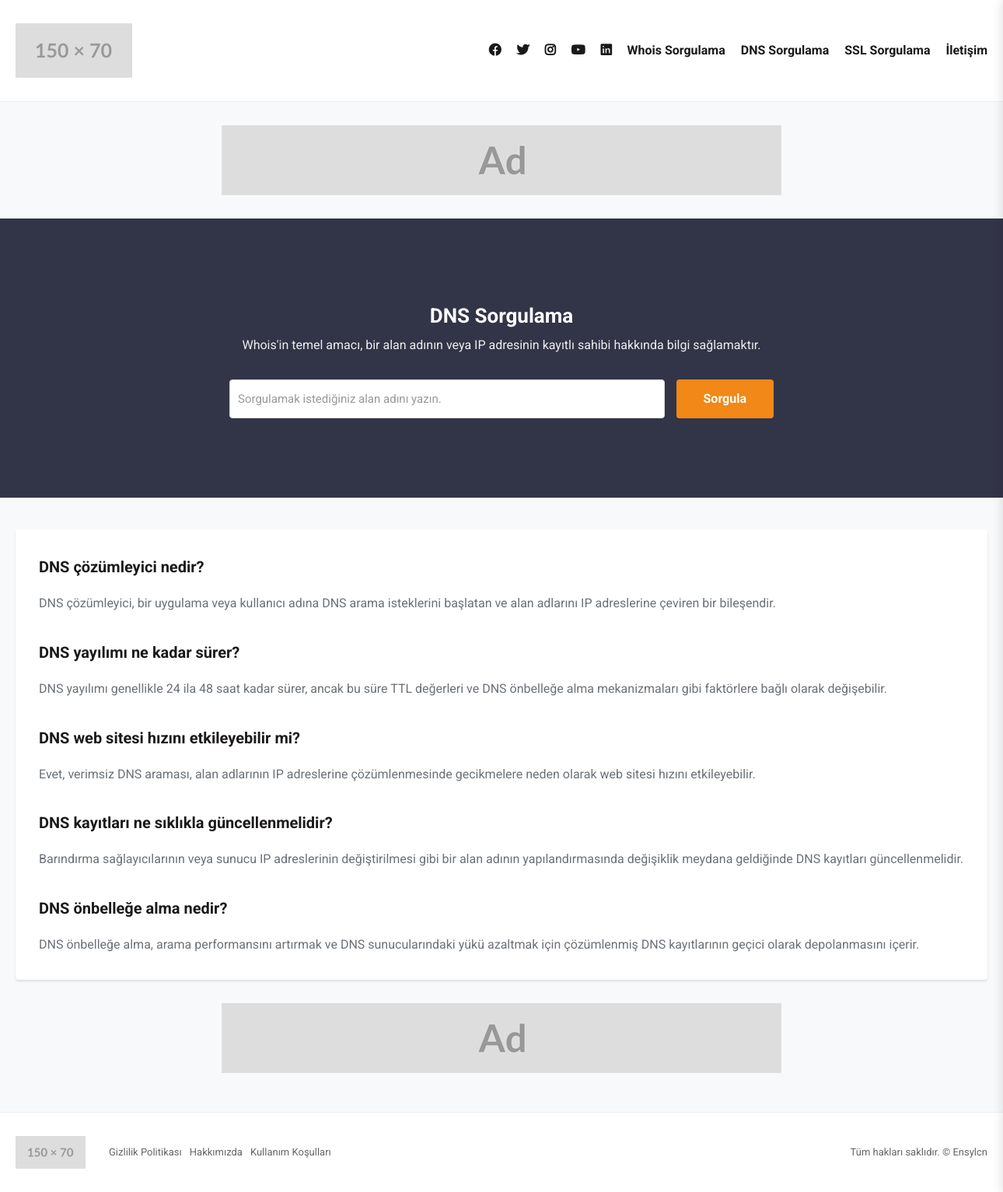
The app's page /dns with its own data.
### tables this page shows
CREATE TABLE `settings` (
  `id` int(11) NOT NULL,
  `settings_name` mediumtext NOT NULL,
  `settings_value` mediumtext NOT NULL
);

CREATE TABLE `pages` (
  `id` int(11) NOT NULL,
  `title` text NOT NULL,
  `description` text NOT NULL,
  `status` tinyint(1) NOT NULL,
  `link` text NOT NULL
);

### _class/class.php (called while the page is built, shortened)
<?php
class PIA {
	static $pdo = null;
	static $charset = 'UTF8';
	static $last_stmt = null;
	public static function instance(){
		return
		self::$pdo == null ?
		self::init() :
		self::$pdo;
	}
	public static function init(){
		self::$pdo = new PDO('mysql:host=' . MYSQL_HOST .';dbname=' . MYSQL_DB,	MYSQL_USER,	MYSQL_PASS	);
		self::$pdo->exec('SET NAMES `' . self::$charset . '`');
		self::$pdo->setAttribute(PDO::ATTR_DEFAULT_FETCH_MODE, PDO::FETCH_OBJ);
		return self::$pdo;
	}
	public static function query($query, $bindings = null){
		if(is_null($bindings)){
			if(!self::$last_stmt = self::instance()->query($query))
			return false;
		}else{
			self::$last_stmt = self::prepare($query);
			if(!self::$last_stmt->execute($bindings))
			return false;
		}
		return self::$last_stmt;
	}
	public static function get_var($query, $bindings = null){
		if(!$stmt = self::query($query, $bindings))
		return false;
		return $stmt->fetchColumn();
	}
	public static function base_url($url=null){
	    return ($url==null)? SITE_URL : SITE_URL.$url;
	}
	public static function settings($name){
		return self::get_var("SELECT settings_value FROM settings WHERE settings_name='$name'");
	}
}
$pia = new PIA;
?>

### dns.php (the view, shortened to what this page needs)
<!DOCTYPE html>
<html lang="en">
        <head>
        <?php
                require('_inc/head.php');
                $header_ad = $pia->settings('dns_header');
                $footer_ad = $pia->settings('dns_footer');
        ?>
        </head>
        <body>
                 <?php require('_inc/header.php'); ?>
                <?php if($header_ad){ ?><div class="header-ad ad"><?=$header_ad;?></div><?php } ?>
                <div class="search">
                                <h1><?=$pia->settings('dns_form_title');?></h1>
                                 <p><?=$pia->settings('dns_form_subtitle');?></p>
                                <form class="looking">
                                        <input type="text" name="domain" class="form-control" placeholder="<?=$pia->settings('dns_form_input');?>"  value="<?=@$domain;?>" required />
                                        <button type="submit" class="btn btn-primary" ><?=$pia->settings('dns_form_button');?></button>
                                </form>
                </div>
                <div class="container">
                        <?php if(isset($domain) and $dns_status=='yes'){  ?>
                                <div class="row ">
                                        <div class="col-md-9 col-xs-12">
                                                <div class="widget">
                                                        <div class="heading"><?=$domain;?></div>
                                                        <?php if(!empty($dns_a)){ ?>
                                                                <div class="item">
                                                                        <div class="left">A</div>
                                                                        <div class="right">
                                                                                <?php foreach($dns_a as $value) { ?>
                                                                                        <div><?=$value['ip'];?></div>
                                                                                <?php }?>
                                                                        </div>
                                                                </div>
                                                        <?php } ?>
                                                        <?php if(!empty($dns_aaaa)){ ?>
                                                                <div class="item ">
                                                                        <div class="left">AAAA</div>
                                                                        <div class="right">
                                                                                <?php foreach($dns_aaaa as $value) { ?>
                                                                                        <div><?=$value['ipv6'];?></div>
                                                                                <?php } ?>
                                                                        </div>
                                                                </div>
                                                        <?php } ?>
                                                        <?php if(!empty($dns_ns)){ ?>
                                                                <div class="item">
                                                                        <div class="left">NS</div>
                                                                        <div class="right">
                                                                                <?php foreach($dns_ns as $value){ ?>
                                                                                        <div><?=$value['target'];?> ( <?=gethostbyname($value['target']);?> )</div>
                                                                                <?php } ?>
                                                                        </div>
                                                                </div>
                                                        <?php } ?>
                                                        <?php if(!empty($dns_mx)){ ?>
                                                                <div class="item">
                                                                        <div class="left">MX</div>
                                                                        <div class="right">
                                                                                <?php foreach($dns_mx as $value){ ?>
                                                                                        <div>[<?=$value['pri'];?>] <?=$value['target'];?> ( <?=gethostbyname($value['target']);?> )</div>
                                                                                <?php } ?>
                                                                        </div>
                                                                </div>
                                                        <?php } ?>
                                                        <?php if(!empty($dns_soa)){ ?>
                                                                <div class="item">
                                                                        <div class="left">SOA</div>
                                                                        <div class="right">
                                                                                <div>Email : <?=$dns_soa_email?></div>
                                                                                <div>Serial : <?=$dns_soa_serial?></div>
                                                                                <div>Refresh : <?=$dns_soa_refresh?></div>
                                                                                <div>Retry : <?=$dns_soa_retry?></div>
                                                                                <div>Expire : <?=$dns_soa_expire?></div>
                                                                                <div>Minimum TTL : <?=$dns_soa_minimum_ttl?></div>
                                                                        </div>
                                                                </div>
                                                        <?php } ?>
                                                        <?php if(!empty($dns_txt)){ ?>
                                                                <div class="item ">
                                                                        <div class="left">TXT</div>
                                                                        <div class="right">
                                                                                <?php foreach($dns_txt as $value){ ?>
                                                                                        <div><?=wordwrap($value['txt'], 80, "<br/>\n", true);?></div>
                                                                                <?php  }  ?>
                                                                        </div>
                                                                </div>
                                                          <?php } ?>
                                                </div>
                                </div>
                                <div class="col-md-3"> <?php require('_inc/sidebar.php'); ?></div>
                        </div>
                        <?php }elseif($pia->settings('dns_article')){ ?>
                                <article class="section"><?=$pia->settings('dns_article');?></article>
                        <?php } ?>
                </div>
                <?php require('_inc/footer.php'); ?>
        </body>
</html>

### _inc/header.php (shortened to what this page needs)
<header class="header">
      <div class="container">
    	       <a href="<?=$pia->base_url();?>" class="logo"><img src="uploads/<?=$pia->settings('logo');?>" alt="<?=$pia->settings('site_title');?>" /></a>
            <div class="right">
                        <?php if($pia->settings('facebook')){ ?><a href="<?=$pia->settings('facebook');?>" aria-label="Facebook" target="_blank"><i class="fab fa-facebook"></i></a><?php } ?>
                        <?php if($pia->settings('twitter')){ ?><a href="<?=$pia->settings('twitter');?>" aria-label="Twitter" target="_blank"><i class="fab fa-twitter"></i></a><?php } ?>
                        <?php if($pia->settings('instagram')){ ?><a href="<?=$pia->settings('instagram');?>" aria-label="Instagram" target="_blank"><i class="fab fa-instagram"></i></a><?php } ?>
                        <?php if($pia->settings('youtube')){ ?><a href="<?=$pia->settings('youtube');?>" aria-label="YouTube" target="_blank"><i class="fab fa-youtube"></i></a><?php } ?>
                        <?php if($pia->settings('linkedin')){ ?><a href="<?=$pia->settings('linkedin');?>" aria-label="Linkedin" target="_blank"><i class="fab fa-linkedin"></i></a><?php } ?>
                        <a href="whois" aria-label="Whois Sorgulama">Whois Sorgulama</a>
                        <a href="dns" aria-label="DNS Sorgulama">DNS Sorgulama</a>
                        <a href="ssl" aria-label="SSL Sorgulama">SSL Sorgulama</a>
                        <a href="iletisim" aria-label="İletişim">İletişim</a>
            </div>
      </div>
</header>

### _inc/footer.php (shortened to what this page needs)
<?php if($footer_ad){ ?><div class="footer-ad ad" ><div class="container"><?=$footer_ad;?> </div></div><?php } ?>
<div class="footer">
    <div class="container">
	        <div class="logo"><img src="uploads/<?=$pia->settings('logo');?>" alt="<?=$pia->settings('site_title');?>" /></div>
            <ul class="links">
                <?php $list = $pia->query("SELECT * FROM pages WHERE status=1 ORDER BY title ASC"); foreach($list as $item){ ?>
                    <li><a href="<?=$item->link;?>" title="<?=$item->title;?>"><?=$item->title;?></a></li>
                <?php } ?>
            </ul>
            <div class="copyright">
                <?=$pia->settings('copyright');?>
            </div>
    </div>
</div>

### records on screen
settings: settings_value (picture)
settings: settings_value (picture)
settings: settings_value "DNS Sorgulama"
settings: settings_value "Whois'in temel amacı, bir alan adının veya IP adresinin kayıtlı sahibi hakkında bilgi sağlamaktır."
settings: domain "Sorgulamak istediğiniz alan adını yazın."
settings: settings_value "Sorgula"
settings: settings_value "DNS çözümleyici nedir? DNS çözümleyici, bir uygulama veya kullanıcı adına DNS arama isteklerini başlatan ve alan adlarını IP adreslerine çeviren bir bileşendir. DNS yayılımı ne kadar sürer? DNS yayılımı genellikle 24 ila 48 saat kadar sürer, ancak bu süre TTL değerleri ve DNS önbelleğe alma mekanizmaları gibi faktörlere bağlı olarak değişebilir. DNS web sitesi hızını etkileyebilir mi? Evet, verimsiz DNS araması, alan adlarının IP adreslerine çözümlenmesinde gecikmelere neden olarak web sitesi hızını etkileyebilir. DNS kayıtları ne sıklıkla güncellenmelidir? Barındırma sağlayıcılarının veya sunucu IP adreslerinin değiştirilmesi gibi bir alan adının yapılandırmasında değişiklik meydana…"
settings: settings_value (picture)
pages: title "Gizlilik Politikası"
pages: title "Hakkımızda"
pages: title "Kullanım Koşulları"
settings: settings_value "Tüm hakları saklıdır. © Ensylcn"
